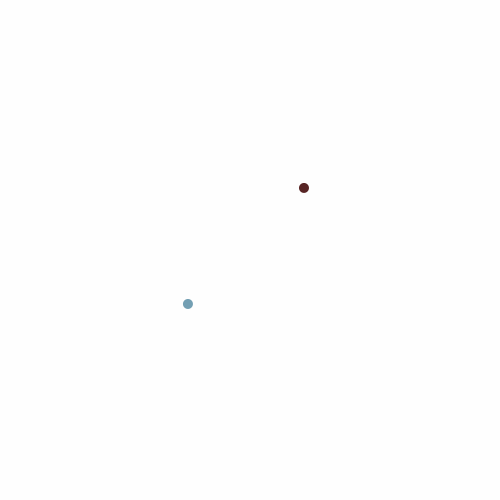
Frame 1 (no input)
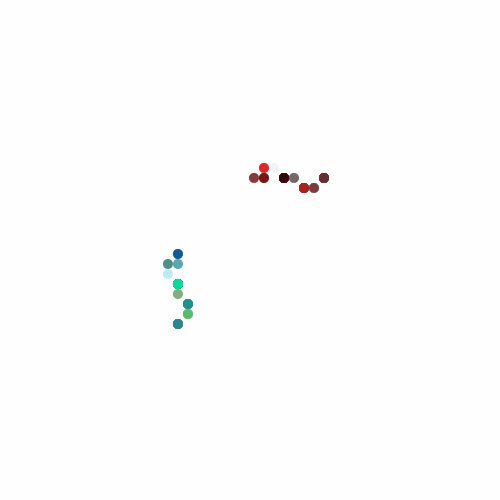
Frame 60 (the mouse pressed at the canvas centre just before this capture)
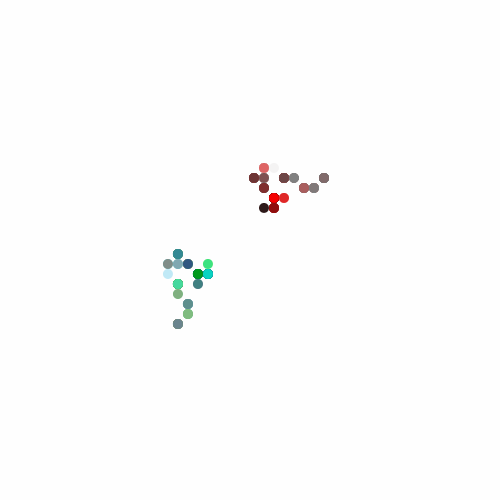
Frame 120 (the mouse held since frame 60 and released just before this capture)

The Processing sketch that drew these frames (run headless with seeded random() and noise(); from frame 60 on, the mouse is pressed at the canvas centre):

// Processing sketch: processing_180309
// ── processing_180309.pde






int NORTH = 5;
int NORTHEAST = 10; 
int EAST = 15;
int SOUTHEAST = 20;
int SOUTH = 25;
int SOUTHWEST = 30;
int WEST = 35;
int NORTHWEST= 40;

float stepSize = 10;
float diameter = 1;

int direction;
float posX, posY;
float trans;


void setup() {
  size(500, 500);
  background(254);
  smooth();
  noStroke();
  posX = random(100,400);
  posY = random(100,400);
}


void draw() {
  
  
 
  
    direction = (int) random(0, 45);

    if (direction == NORTH) {  
      posY -= stepSize;  
    } 
    else if (direction == NORTHEAST) {
      posX += stepSize;
      posY -= stepSize;
    } 
    else if (direction == EAST) {
      posX += stepSize;
    } 
    else if (direction == SOUTHEAST) {
      posX += stepSize;
      posY += stepSize;
    }
    else if (direction == SOUTH) {
      posY += stepSize;
    }
    else if (direction == SOUTHWEST) {
      posX -= stepSize;
      posY += stepSize;
    }
    else if (direction == WEST) {
      posX -= stepSize;
    }
    else if (direction == NORTHWEST) {
      posX -= stepSize;
      posY -= stepSize;
    }

   

    
    
    trans = 100;
    
   
    
    
    
    if (posX < 0){
  posX = 100;
  
  }
 if (posY < 0){
 posY = 400;
 
 } 
  
  if (posX == 400){
  posX = 100;
  
  }
 if (posY == 400){
 posY = 100;
 
 
 } 
     fill(255,255,255,1);
     rect(0,0,width,height);
     
   float a = posX+stepSize;
float b = posY+stepSize;
    fill(random(0,255),random(0,0),random(0,0),random(0,255)); 

    ellipse(a, b, 10, 10);
    
    fill(random(0,0),random(0,255),random(0,255),random(0,255));
     ellipse(b, a, 10, 10);
     

     
   
     
     
     println(posX,posY);
     
     
  }
